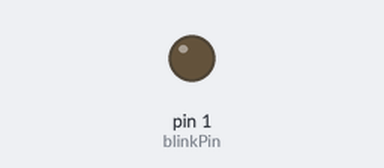
Bench run of a sketch on a simulated Arduino Uno, built with avr-gcc and run on an emulated ATmega328P. On the bench: output pins drawn as LEDs (lit = HIGH).

Above: at 0.5 s.
At 5.0 s:
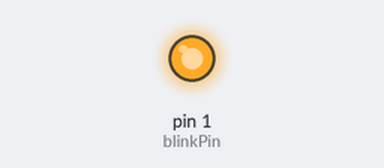
Timing chart, 0 to 6.9 s (numbered marks = the images above):
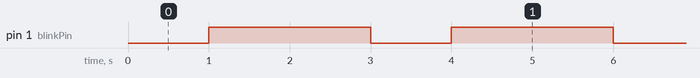

Measured:
- by itself, pin 1 (blinkPin): alternates HIGH for 2.0 s and LOW for 1.0 s

The sketch:

ExternalBlink.ino
```cpp
int blinkPin = 1;
void setup() {
  pinMode(blinkPin, OUTPUT);     // Initialize the LED_BUILTIN pin as an output
}

// the loop function runs over and over again forever
void loop() {
  digitalWrite(blinkPin, LOW);   // Turn the LED on (Note that LOW is the voltage level
  // but actually the LED is on; this is because
  // it is active low on the ESP-01)
  delay(1000);                      // Wait for a second
  digitalWrite(blinkPin, HIGH);  // Turn the LED off by making the voltage HIGH
  delay(2000);                      // Wait for two seconds (to demonstrate the active low LED)
}
```
